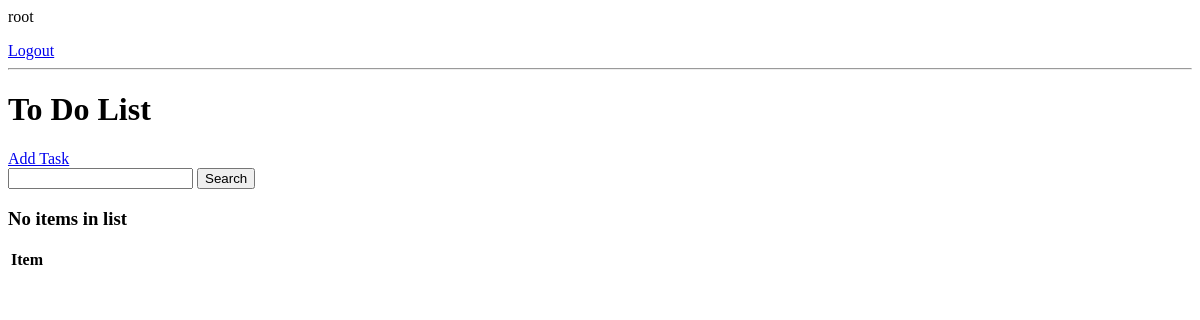
Page / (signed in) on the earlier database version.
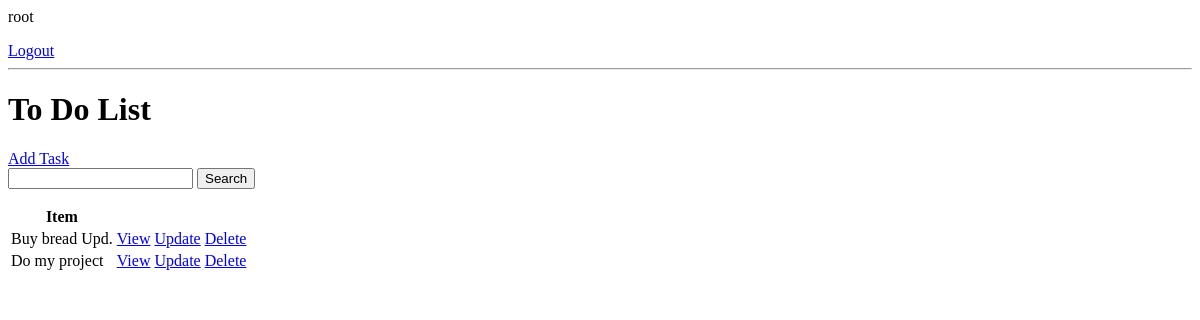
Same page on the later database version.
### base/models.py (models this page shows, shortened)
class Task(models.Model):
    user = models.ForeignKey(User, on_delete=models.CASCADE, null=True, blank=True)
    title = models.CharField(max_length=255)
    description = models.TextField(null=True, blank=True)
    complete = models.BooleanField(default=False)
    created_time = models.DateTimeField(auto_now_add=True)
    class Meta:
        ordering = ['complete']

### base/views.py (the view)
# urls.py: path('', TaskList.as_view(), name='tasks'),
class TaskList(LoginRequiredMixin, ListView):
    model = Task
    context_object_name = 'tasks'
    def get_context_data(self, **kwargs):
        context = super().get_context_data(**kwargs)
        context['tasks'] = context['tasks'].filter(user=self.request.user)
        context['count'] = context['tasks'].filter(complete=False).count()
        search_input = self.request.GET.get('search-area') or ''
        if search_input:
            context['tasks'] = context['tasks'].filter(title__startswith=search_input)
        context['search_input'] = search_input
        return context

### base/templates/base/task_list.html
{% if request.user.is_authenticated %}
    <p>{{ request.user }}</p>
    <a href="{% url 'logout' %}">Logout</a>
{% else %}
<a href="{% url 'login' %}">Login</a>
{% endif %}
<hr>
<h1>To Do List</h1>
<a href="{%url 'create-task' %}">Add Task</a>
<form method="GET">
    <input type="text" name="search-area" value="{{search_input}}">
    <input type="submit" value="Search">
</form>
<table>
    <tr>
        <th>Item</th>
        <th></th>
    </tr>
    {% for task in tasks %}
    <tr>
        <td>{{ task.title }}</td>
        <td><a href="{% url 'task' task.id %}">View</a></td>
        <td><a href="{% url 'update-task' task.id %}">Update</a></td>
        <td><a href="{% url 'delete-task' task.id %}">Delete</a></td>
    </tr>
    {% empty %}
    <h3> No items in list</h3>
    {% endfor %}
</table>

Differences in the rows shown:
now on this page (row edited): Task: title "Buy bread Upd."
now on this page (row edited): Task: title "Do my project"
Other differences:
text no longer shown: "No items in list"
